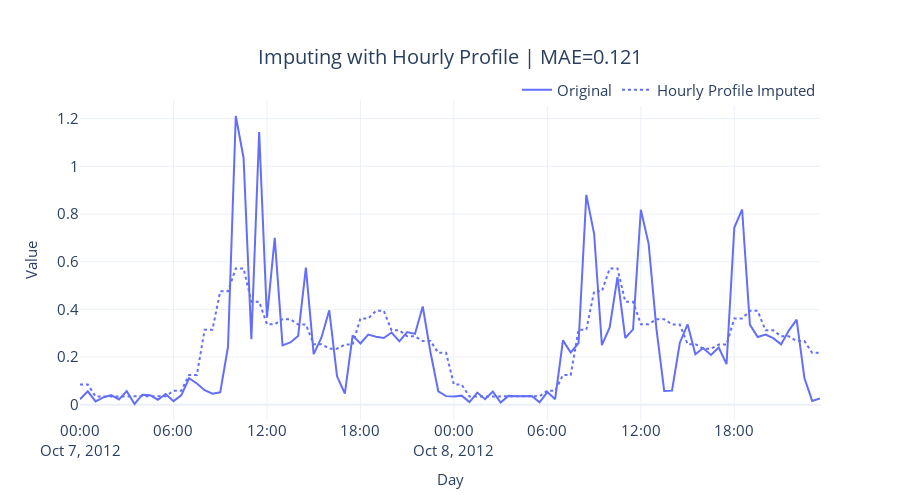

Notebook source saved alongside this figure:
### Code cell
plot_df = pd.melt(ts_df.loc[window,['energy_consumption','hourly_profile_imputed']].reset_index(), id_vars='timestamp', var_name="series")
fig = px.line(plot_df, x="timestamp", y=["value"], line_dash="series", title=f"Imputing with Hourly Profile | MAE={mae:.3f}")
fig = format_plot(fig, ['Original', 'Hourly Profile Imputed'])
fig.write_image("imgs/chapter_2/hourly_profile_imputation.png")
fig
